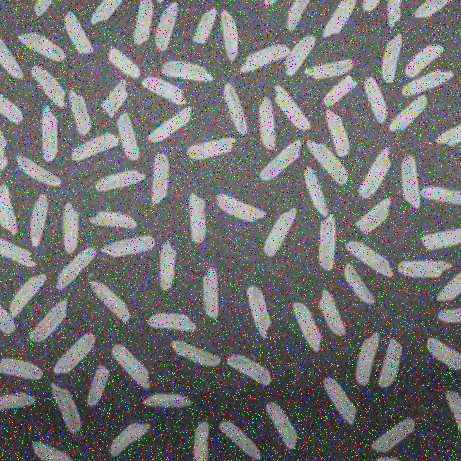
#> input picture src/project/data/1_wIXlvBeAFtNVgJd49VObgQ.png_Salt_Pepper_Noise1.png, 461 x 461 px
$ python __main__.py
#> lines starting #> are read from the running program, lines starting #| are printed output that depends on the picture
import cv2
import numpy as np

from matplotlib import pyplot as plt

PATH_BASE="."
PATH_DATA="./data"

img=cv2.cvtColor(cv2.imread(f"{PATH_DATA}/1_wIXlvBeAFtNVgJd49VObgQ.png_Salt_Pepper_Noise1.png", cv2.IMREAD_GRAYSCALE),cv2.COLOR_BGR2RGB)
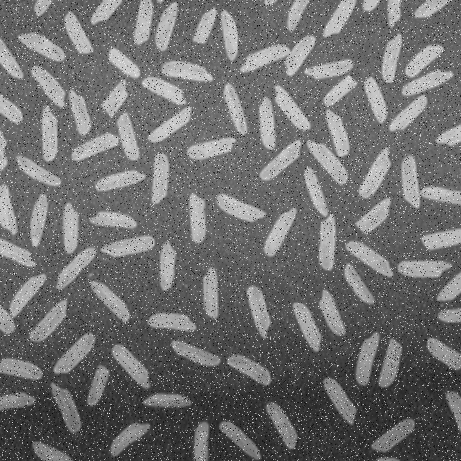
#> img: shape (461, 461, 3); min 0, max 255, mean 111.7

imgs=[img]

for ksize in range(3,12,2):
    imgs.append(cv2.cvtColor(cv2.medianBlur(img,ksize), cv2.COLOR_BGR2RGB))
#> after the loop, imgs = 6 items

plt.figure(figsize=(5,5))
for i in range(6):
	ax=plt.subplot(3,2,i+1)
	plt.imshow(imgs[i])
	plt.title(i*2+1)
	plt.axis("off")

plt.show()
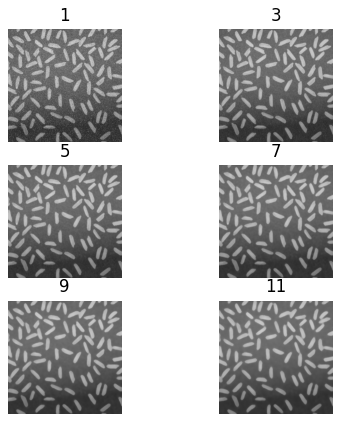
#> figure drawn by matplotlib, 6 panels

"""
selected ksize: 7
"""

# TODO: notebook.

# Steps:
# gray
# filter
# threshold
# connected
